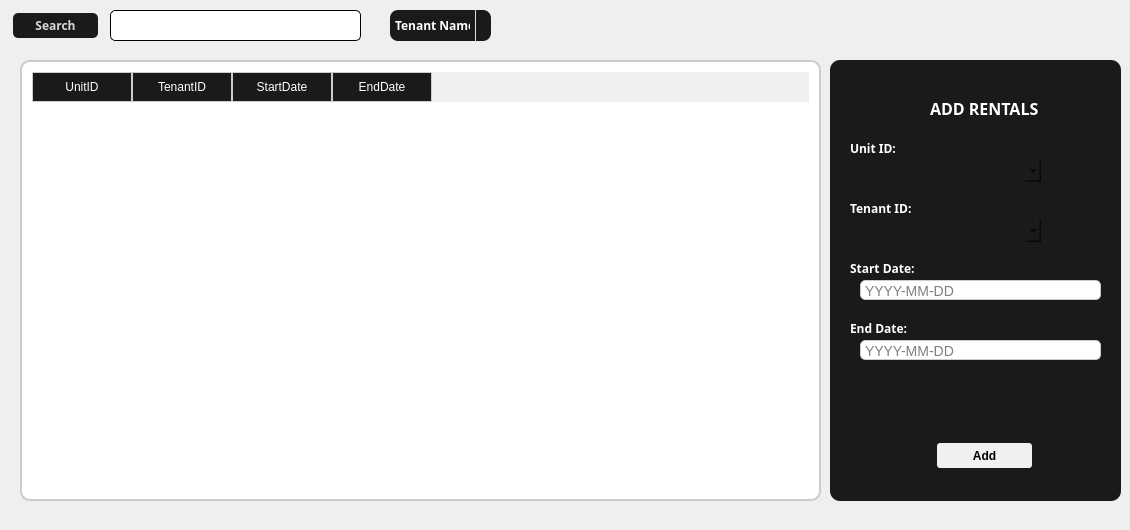
      <widget class="QWidget" name="RentalsPage">
       <widget class="QTableWidget" name="RentalsTable">
        <property name="geometry">
         <rect>
          <x>0</x>
          <y>40</y>
          <width>841</width>
          <height>481</height>
         </rect>
        </property>
        <property name="styleSheet">
         <string notr="true">QTableWidget {
    background-color: #FFFFFF;
    border: 2px solid #CCCCCC; 
    border-radius: 10px; 
    
    padding: 10px; 
    margin: 20px;
}

QTableWidget::item {
    border-bottom: 1px solid #CCCCCC;
}

QTableWidget::item:selected {
    background-color: #C3DAF9; 
}

QHeaderView::section {
    background-color: #1A1A1A; 
    color: #FFFFFF;
    border: 1px solid #CCCCCC;
    padding: 5px;
}</string>
        </property>
        <column>
         <property name="text">
          <string>UnitID</string>
         </property>
        </column>
        <column>
         <property name="text">
          <string>TenantID</string>
         </property>
        </column>
        <column>
         <property name="text">
          <string>StartDate</string>
         </property>
        </column>
        <column>
         <property name="text">
          <string>EndDate</string>
         </property>
        </column>
       </widget>
       <widget class="QFrame" name="AddTenantFrame_2">
        <property name="geometry">
         <rect>
          <x>830</x>
          <y>60</y>
          <width>291</width>
          <height>441</height>
         </rect>
        </property>
        <property name="styleSheet">
         <string notr="true">background-color: #1A1A1A;
border-top-right-radius: 10px;
border-top-left-radius: 10px;
border-bottom-right-radius: 10px;
border-bottom-left-radius: 10px;
</string>
        </property>
        <property name="frameShape">
         <enum>QFrame::StyledPanel</enum>
        </property>
        <property name="frameShadow">
         <enum>QFrame::Raised</enum>
        </property>
        <widget class="QLabel" name="label_19">
         <property name="geometry">
          <rect>
           <x>100</x>
           <y>40</y>
           <width>121</width>
           <height>16</height>
          </rect>
         </property>
         <property name="font">
          <font>
           <family>Segoe UI Variable Small Semibol</family>
           <pointsize>12</pointsize>
           <weight>75</weight>
           <bold>true</bold>
          </font>
         </property>
         <property name="styleSheet">
          <string notr="true">color: #FFFFFF;</string>
         </property>
         <property name="text">
          <string>ADD RENTALS</string>
         </property>
        </widget>
        <widget class="QLabel" name="label_20">
         <property name="geometry">
          <rect>
           <x>20</x>
           <y>80</y>
           <width>51</width>
           <height>16</height>
          </rect>
         </property>
         <property name="font">
          <font>
           <family>Segoe UI Variable Small Semibol</family>
           <pointsize>9</pointsize>
           <weight>75</weight>
           <bold>true</bold>
          </font>
         </property>
         <property name="styleSheet">
          <string notr="true">color: #FFFFFF;</string>
         </property>
         <property name="text">
          <string>Unit ID:</string>
         </property>
        </widget>
        <widget class="QLabel" name="label_21">
         <property name="geometry">
          <rect>
           <x>20</x>
           <y>140</y>
           <width>61</width>
           <height>16</height>
          </rect>
         </property>
         <property name="font">
          <font>
           <family>Segoe UI Variable Small Semibol</family>
           <pointsize>9</pointsize>
           <weight>75</weight>
           <bold>true</bold>
          </font>
         </property>
         <property name="styleSheet">
          <string notr="true">color: #FFFFFF;</string>
         </property>
         <property name="text">
          <string>Tenant ID:</string>
         </property>
        </widget>
        <widget class="QLabel" name="label_22">
         <property name="geometry">
          <rect>
           <x>20</x>
           <y>200</y>
           <width>81</width>
           <height>16</height>
          </rect>
         </property>
         <property name="font">
          <font>
           <family>Segoe UI Variable Small Semibol</family>
           <pointsize>9</pointsize>
           <weight>75</weight>
           <bold>true</bold>
          </font>
         </property>
         <property name="styleSheet">
          <string notr="true">color: #FFFFFF;</string>
         </property>
         <property name="text">
          <string>Start Date:</string>
         </property>
        </widget>
        <widget class="QLineEdit" name="StartDate">
         <property name="geometry">
          <rect>
           <x>30</x>
           <y>220</y>
           <width>241</width>
           <height>20</height>
          </rect>
         </property>
         <property name="font">
          <font>
           <pointsize>-1</pointsize>
          </font>
         </property>
         <property name="styleSheet">
          <string notr="true">QLineEdit {
    padding: 2px; /* Padding inside the line edit */
    border: 1px solid #CCCCCC; /* Border with light gray color */
    border-radius: 5px; /* Rounded corners */
    font-size: 14px; /* Font size */
	background-color: #FFFFFF;
}

QLineEdit:hover {
    border-color: #AAAAAA; /* Darker border color on hover */
}

QLineEdit:focus {
    border-color: #4CAF50; /* Green border color when focused */
    /* Optional: Outline or box-shadow to indicate focus */
    outline: none;
    
}

QLineEdit:disabled {
    background-color: #F0F0F0; /* Light gray background when disabled */
    color: #808080; /* Dimmed text color when disabled */
    border-color: #D3D3D3; /* Light gray border color when disabled */
}</string>
         </property>
         <property name="placeholderText">
          <string>YYYY-MM-DD</string>
         </property>
        </widget>
        <widget class="QLabel" name="label_23">
         <property name="geometry">
          <rect>
           <x>20</x>
           <y>260</y>
           <width>91</width>
           <height>16</height>
          </rect>
         </property>
         <property name="font">
          <font>
           <family>Segoe UI Variable Small Semibol</family>
           <weight>75</weight>
           <bold>true</bold>
          </font>
         </property>
         <property name="styleSheet">
          <string notr="true">color: #FFFFFF;</string>
         </property>
         <property name="text">
          <string>End Date:</string>
         </property>
        </widget>
        <widget class="QLineEdit" name="ContactNum_2">
         <property name="geometry">
          <rect>
           <x>30</x>
           <y>280</y>
           <width>241</width>
           <height>20</height>
          </rect>
         </property>
         <property name="styleSheet">
          <string notr="true">QLineEdit {
    padding: 2px; /* Padding inside the line edit */
    border: 1px solid #CCCCCC; /* Border with light gray color */
    border-radius: 5px; /* Rounded corners */
    font-size: 14px; /* Font size */
	background-color: #FFFFFF;
}

QLineEdit:hover {
    border-color: #AAAAAA; /* Darker border color on hover */
}

QLineEdit:focus {
    border-color: #4CAF50; /* Green border color when focused */
    /* Optional: Outline or box-shadow to indicate focus */
    outline: none;
    
}

QLineEdit:disabled {
    background-color: #F0F0F0; /* Light gray background when disabled */
    color: #808080; /* Dimmed text color when disabled */
    border-color: #D3D3D3; /* Light gray border color when disabled */
}</string>
         </property>
         <property name="placeholderText">
          <string>YYYY-MM-DD</string>
         </property>
        </widget>
        <widget class="QPushButton" name="AddRental">
         <property name="geometry">
          <rect>
           <x>104</x>
           <y>380</y>
           <width>101</width>
           <height>31</height>
          </rect>
         </property>
         <property name="styleSheet">
          <string notr="true">QPushButton {
    background-color: #f0f0f0; /* Solid color */
    border: none;
    border-radius: 3px;
    color: black;
    padding: 0px 0px;
    text-align: center;
    font-size: 12px;
    font-weight: bold;
    min-width: 10px;
    min-height: 4px;
    margin: 3px;
	padding-right: 0px;
	
}

QPushButton:hover {
    background-color: #94908D; /* Solid color on hover */
}

QPushButton:pressed {
    background-color: #94908D; /* Solid color on pressed */
}

QPushButton:disabled {
    background-color: #000000; /* Solid color on disabled */
    color: #757575;
}
</string>
         </property>
         <property name="text">
          <string>Add</string>
         </property>
        </widget>
        <widget class="QComboBox" name="UnitIDRentals">
         <property name="geometry">
          <rect>
           <x>30</x>
           <y>100</y>
           <width>181</width>
           <height>22</height>
          </rect>
         </property>
         <property name="styleSheet">
          <string notr="true">background-color: #FFFFFF;
color: #000000;
QComboBox QAbstractItemView {
                color: #000000; /* Font color for the dropdown list */
            }</string>
         </property>
        </widget>
        <widget class="QComboBox" name="TenantIDRentals">
         <property name="geometry">
          <rect>
           <x>30</x>
           <y>160</y>
           <width>181</width>
           <height>22</height>
          </rect>
         </property>
         <property name="styleSheet">
          <string notr="true">background-color: #FFFFFF;
color: #000000;
QComboBox QAbstractItemView {
                color: #000000; /* Font color for the dropdown list */
            }</string>
         </property>
        </widget>
       </widget>
       <widget class="QPushButton" name="SearchRentals">
        <property name="geometry">
         <rect>
          <x>10</x>
          <y>10</y>
          <width>91</width>
          <height>31</height>
         </rect>
        </property>
        <property name="font">
         <font>
          <family>Segoe UI Variable Small Semibol</family>
          <pointsize>-1</pointsize>
          <weight>75</weight>
          <bold>true</bold>
         </font>
        </property>
        <property name="styleSheet">
         <string notr="true">QPushButton {
    background-color: #1A1A1A; /* Solid color */
    border: none;
    border-radius: 5px;
    color: #d8d8d8;
    padding: 0px 0px;
    text-align: center;
    font-size: 12px;
    font-weight: bold;
    min-width: 10px;
    min-height: 4px;
    margin: 3px;
	padding-right: 0px;
	
}

QPushButton:hover {
    background-color: #94908D; /* Solid color on hover */
}

QPushButton:pressed {
    background-color: #94908D; /* Solid color on pressed */
}

QPushButton:disabled {
    background-color: #000000; /* Solid color on disabled */
    color: #757575;
}
</string>
        </property>
        <property name="text">
         <string>Search</string>
        </property>
       </widget>
       <widget class="QLineEdit" name="SearchBarRentals">
        <property name="geometry">
         <rect>
          <x>110</x>
          <y>10</y>
          <width>251</width>
          <height>31</height>
         </rect>
        </property>
        <property name="styleSheet">
         <string notr="true">QLineEdit {
    padding: 5px; /* Padding inside the line edit */
    border: 1px solid #000000; /* Border with light gray color */
    border-radius: 5px; /* Rounded corners */
    font-size: 14px; /* Font size */
}

QLineEdit:hover {
    border-color: #AAAAAA; /* Darker border color on hover */
}

QLineEdit:focus {
    border-color: #4CAF50; /* Green border color when focused */
    /* Optional: Outline or box-shadow to indicate focus */
    outline: none;
    
}

QLineEdit:disabled {
    background-color: #F0F0F0; /* Light gray background when disabled */
    color: #808080; /* Dimmed text color when disabled */
    border-color: #D3D3D3; /* Light gray border color when disabled */
}</string>
        </property>
       </widget>
       <widget class="QComboBox" name="SearchRentalsComboBox">
        <property name="geometry">
         <rect>
          <x>390</x>
          <y>10</y>
          <width>101</width>
          <height>31</height>
         </rect>
        </property>
        <property name="font">
         <font>
          <family>Segoe UI Variable Small Semibol</family>
          <weight>75</weight>
          <bold>true</bold>
         </font>
        </property>
        <property name="styleSheet">
         <string notr="true">QComboBox {
    background-color: #1A1A1A;  /* ComboBox background color */
    color: white;               /* ComboBox text color */
    border: none;               /* Remove default border */
    border-radius: 8px;         /* Set border radius */
    padding: 5px;               /* Add padding for better appearance */
}

QComboBox::drop-down {
    subcontrol-origin: padding;
    subcontrol-position: top right;
    width: 15px;
    border-left-width: 1px;
    border-left-color: #DDDDDD; /* Light gray for drop-down button */
    border-left-style: solid;   /* Solid border style for drop-down button */
    border-top-right-radius: 8px;  /* Match top right border radius */
    border-bottom-right-radius: 8px; /* Match bottom right border radius */
}


QComboBox:hover {
   background-color: #A9A9A9;  /* Change background color on hover */
}

QComboBox:pressed {
    background-color: #BDBDBD;  /* Change background color when pressed */
}</string>
        </property>
        <item>
         <property name="text">
          <string>Tenant Name</string>
         </property>
        </item>
        <item>
         <property name="text">
          <string>Unit Name</string>
         </property>
        </item>
        <item>
         <property name="text">
          <string>Unit ID</string>
         </property>
        </item>
        <item>
         <property name="text">
          <string>Tenant ID</string>
         </property>
        </item>
       </widget>
      </widget>
